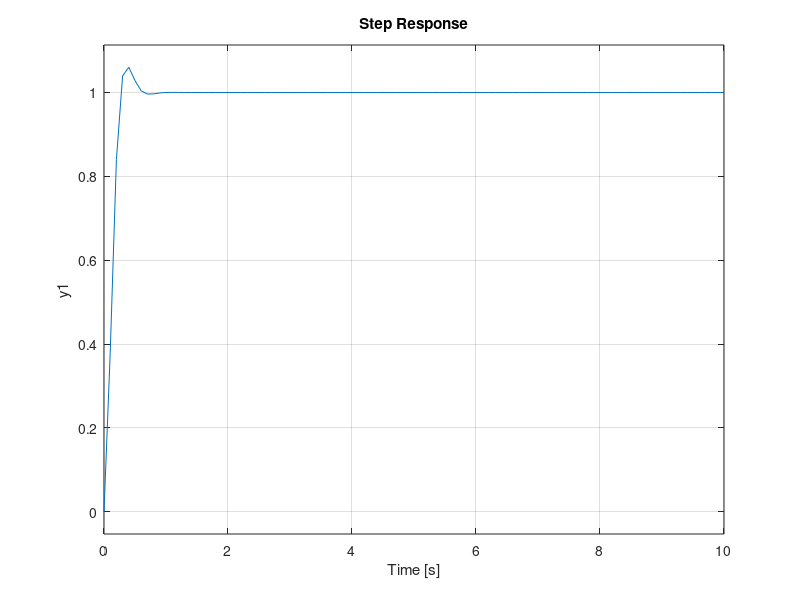

Reproduce this figure in MATLAB.
%19BEE0125 Ashir vp
clc;
close all;
clear all;
num=130;
den=[1 15 130];
sys=tf(num,den);
t=0:0.1:10;
step(sys,t);